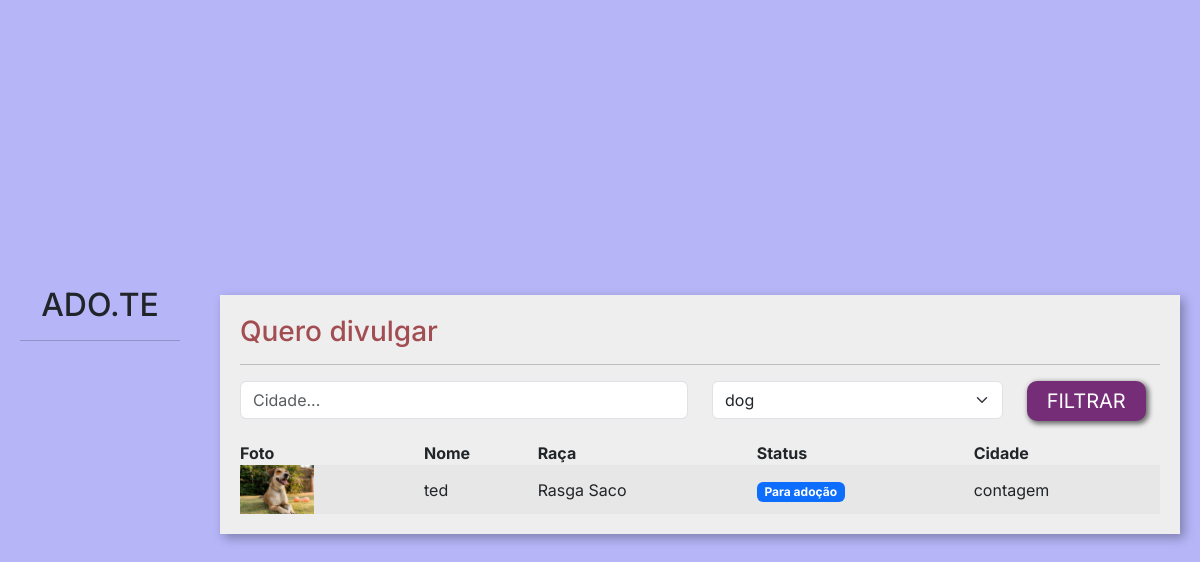
/adotar/ (signed in), run on the app's committed database.
### divulgar/models.py (models this page shows, shortened)
class Pet(models.Model):
    usuario = models.ForeignKey(User, on_delete=models.DO_NOTHING)
    foto = models.ImageField(upload_to="fotos_pets")
    choices_status = (('P', 'Para adoção'), ('A', 'Adotado'))
    nome = models.CharField(max_length=100)
    descricao = models.TextField()
    estado = models.CharField(max_length=50)
    cidade = models.CharField(max_length=50)
    telefone = models.CharField(max_length=14)
    tags = models.ManyToManyField(Tag)
    raca = models.ForeignKey(Raca, on_delete=models.DO_NOTHING)
    status = models.CharField(max_length=1, choices=choices_status, default='P')

class Raca(models.Model):
    raca = models.CharField(max_length=50)
    def __str__(self):
        return self.raca

### adotar/views.py (the view)
# urls.py: path('', views.listar_pets, name="listar_pets")
@login_required
def listar_pets(request):
    if request.method == "GET":
        pets = Pet.objects.filter(status='P')
        racas = Raca.objects.all()
        cidade = request.GET.get('cidade')
        raca_filter = request.GET.get('raca')
        if cidade:
            pets = pets.filter(cidade__icontains=cidade)
        if raca_filter:
            pets = pets.filter(raca__id=raca_filter)
            raca_filter = Raca.objects.get(id=raca_filter)
        return render(request, 'listar_pets.html', {'racas': racas, 'pets': pets, 'cidade': cidade, 'raca_filter': raca_filter})

### adotar/templates/listar_pets.html (shortened to what this page needs)
{% load static %}
<!doctype html>
<html lang="pt-BR">
    <head>
    <link href="https://cdn.jsdelivr.net/npm/bootstrap@5.3.0-alpha1/dist/css/bootstrap.min.css" rel="stylesheet">
    <link href="{% static 'usuarios/css/cadastro.css' %}" rel="stylesheet">
    <link href="{% static 'divulgar/css/novo_pet.css' %}" rel="stylesheet">
    <link href="{% static 'divulgar/css/seus_pets.css' %}" rel="stylesheet">
    <link href="{% static 'adotar/css/listar_pets.css' %}" rel="stylesheet">
    </head>
    <body>
        <div class="container-fluid">
            <div class="row">
                <div class="col-md-2 bg-side sidebar">
                    <h2>ADO.TE</h2>
                    <hr>
                </div>
                <div class="col-md">
                    <div class="wrapper">
                        <div class="box width80">
                            <h3 class="font-vinho">Quero divulgar</h3>
                            <hr>
                            <form action="{% url 'listar_pets' %}" method="GET">
                                <div class="row">
                                    <div class="col-md-6">
                                        <input type="text" placeholder="Cidade..." value="{% if cidade %}{{cidade}}{% endif %}" name="cidade" class="form-control">
                                    </div>
                                    <div class="col-md-4">
                                        <select class="form-select" name="raca">
                                            {% for raca in racas %}
                                                <option {% if raca_filter.id == raca.id %} selected {% endif %} value="{{raca.id}}">{{raca}}</option>
                                            {% endfor %}
                                        </select>
                                    </div>
                                    <div class="col-md-2">
                                        <input type="submit" class="btn-custom-secondary" value="FILTRAR">
                                    </div>
                                </div>
                            </form>
                             <table class="tabela" cellpadding="20">
                                <tr>
                                    <th>Foto</th>
                                    <th>Nome</th>
                                    <th>Raça</th>
                                    <th>Status</th>
                                    <th>Cidade</th>
                                </tr>
                                {% for pet in pets%}
                                    <tr class="tabela-linha">
                                        <td width="20%">
                                            <a href="{% url 'ver_pet' pet.id %}"><img width="40%" src="{{pet.foto.url}}"></a>
                                        </td>
                                        <td>
                                            {{pet.nome}}
                                        </td>
                                        <td>
                                            {{pet.raca}}
                                        </td>
                                        <td>
                                            {% if pet.status == "P" %}
                                                <span class="badge text-bg-primary">Para adoção</span>
                                            {% elif pet.status == "A" %}
                                                <span class="badge text-bg-success">Adotado</span>
                                            {% endif%}
                                        </td>
                                        <td>
                                            {{pet.cidade}}
                                        </td>
                                    </tr>
                                {% endfor %}
                            </table>
                        </div>
                    </div>
                </div>
            </div>
        </div>
    </body>
</html>

### templates/static/usuarios/css/cadastro.css (style rules this page uses)
:root { --font1: 'Inter', sans-serif; --cor0: #fde3a7d7; --cor1: #6b63fff1; --cor2: #6c63ff; --cor3: #0c0ce94d; }
* { padding: 0; margin: 0; box-sizing: border-box; font-family: var(--font1); }
body { width: 100%; height: 100vh; display: flex; justify-content: center; align-items: center; background: var(--cor3); }

### templates/static/divulgar/css/novo_pet.css (style rules this page uses)
.sidebar { text-align: center; padding: 20px; }
.wrapper { margin-top: 3%; display: flex; flex-direction: row; justify-content: center; align-items: center; }
.box { padding:20px; width: 50vw; background: rgb(238, 238, 238); box-shadow: 4px 4px 10px rgba(0,0,0,.3); }
.font-vinho { color: #A24D52; }

### templates/static/divulgar/css/seus_pets.css (style rules this page uses)
.width80 { width: 80vw; }
.tabela { width: 100%; margin-top: 20px; }
.tabela-linha { background-color: #e8e7e7; }

### templates/static/adotar/css/listar_pets.css (style rules this page uses)
.btn-custom-secondary { background-color: #762D77; border: none; box-shadow: 2px 2px 5px 1px rgb(108, 108, 108); color: white; font-size: 20px; padding: 5px 20px 5px 20px; border-radius: 10px; }

### data on the page
Pet: foto (picture), nome "ted", raca "Rasga Saco", status "Para adoção", cidade "contagem"

### other printed values
form field raca "dog"
